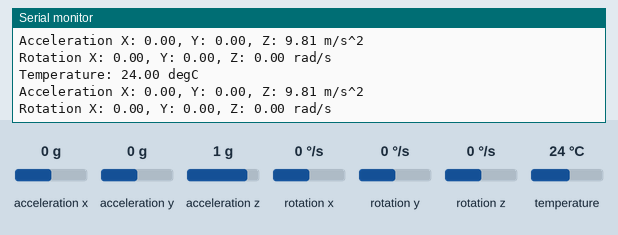
The sketch below on a simulated Arduino Uno, built with avr-gcc and run on an emulated ATmega328P. Parts: the last lines printed to the serial monitor. Inputs (shaded band) come from the test bench; at power-on: acceleration x 0 g, acceleration y 0 g, acceleration z 1 g, rotation x 0 °/s, rotation y 0 °/s, rotation z 0 °/s, temperature 24 °C.

Above: at 1.7 s.
1.8 s: acceleration x set to -1.4 g
At 1.99 s:
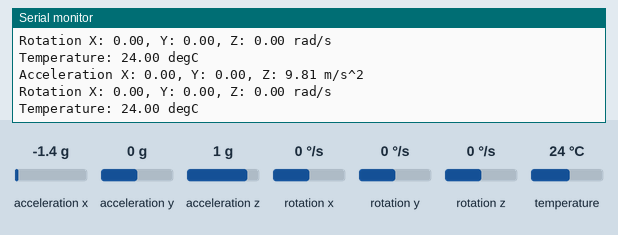
4.9 s: acceleration y set to -1.4 g
At 5.33 s:
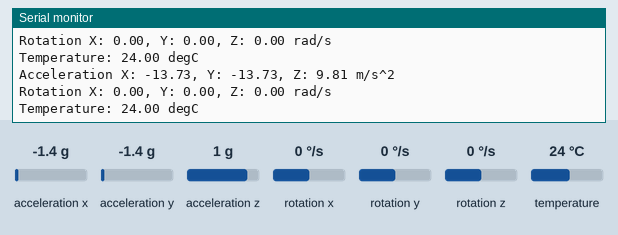
6.4 s: acceleration z set to -1.4 g
At 7.01 s:
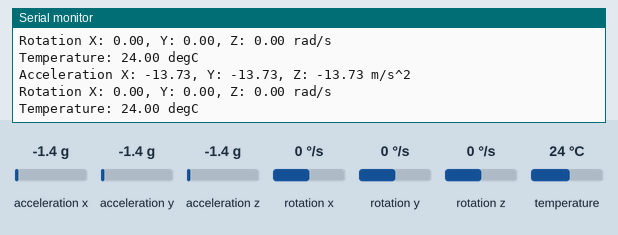
7.9 s: rotation x set to -192 °/s
At 8.69 s:
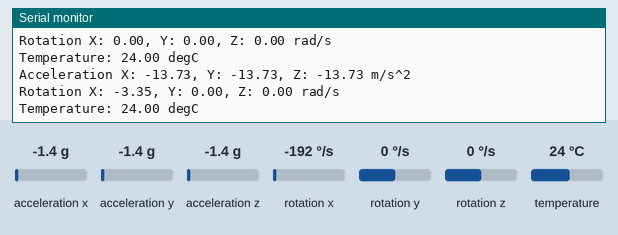
9.4 s: rotation y set to -192 °/s
At 9.81 s:
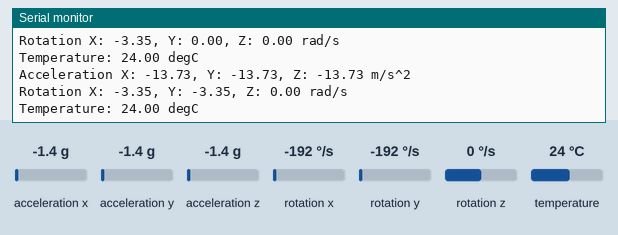

Measured:
- after the input at 4.9 s, the serial monitor: prints a new line after 0.05 s (image 2)
- after the input at 6.4 s, the serial monitor: prints a new line after 0.22 s (image 3)
- after the input at 7.9 s, the serial monitor: prints a new line after 0.46 s (image 4)
- after the input at 9.4 s, the serial monitor: prints a new line after 0.08 s (image 5)

The sketch:

hl_classic_internal_imu_check.ino
```cpp
// (licence header left out)
// Подключение файла с библиотеки для гироскопа
#include <Adafruit_MPU6050.h>

// Создание объекта для работы с гироскопом
Adafruit_MPU6050 MPU;

// Адрес на шине i2c встроенного датчики
const uint8_t IMU_INTERNAL_I2C_ADDR = 0x69;

void setup() {
  // Настройка скорости отладочного порта
  Serial.begin(9600);

  // Попытка иницализации объекта с указанием адреса датчика
  if (!MPU.begin(IMU_INTERNAL_I2C_ADDR)) {
    Serial.println("MPU6050 Not Found!\n");
    while (1);
  }
  Serial.println("MPU6050 Found!\n");

  // Настройка диапазона акселерометра
  MPU.setAccelerometerRange(MPU6050_RANGE_8_G);
  // Настройка диапазона гироскопа
  MPU.setGyroRange(MPU6050_RANGE_500_DEG);
  // Настройка полосы пропускания
  MPU.setFilterBandwidth(MPU6050_BAND_21_HZ);

  delay(500);
}

void loop() {
  // Создание перменных для хранения событий
  sensors_event_t acc, gy, temp;
  // Получение событий
  MPU.getEvent(&acc, &gy, &temp);

  Serial.print("Acceleration X: ");
  Serial.print(acc.acceleration.x); // Ускорение по оси X
  Serial.print(", Y: ");
  Serial.print(acc.acceleration.y); // Ускорение по оси Y
  Serial.print(", Z: ");
  Serial.print(acc.acceleration.z); // Ускорение по оси Z
  Serial.println(" m/s^2");

  Serial.print("Rotation X: ");
  Serial.print(gy.gyro.x); // Вращение по оси X
  Serial.print(", Y: ");
  Serial.print(gy.gyro.y); // Вращение по оси Y
  Serial.print(", Z: ");
  Serial.print(gy.gyro.z); // Вращение по оси Z
  Serial.println(" rad/s");

  Serial.print("Temperature: ");
  Serial.print(temp.temperature); // Температура в градусах Цельсия
  Serial.println(" degC");

  Serial.println("");
  delay(500);
}
```
